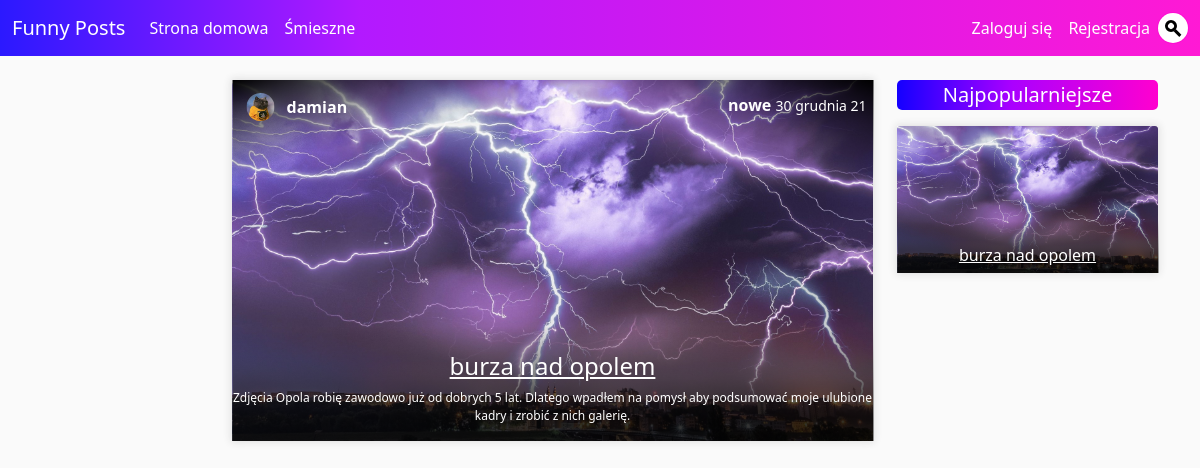
Page /category/2 on the committed database.
### posts/models.py (models this page shows, shortened)
class Post(models.Model):
    title       = models.CharField(max_length=100)
    content     = RichTextUploadingField(blank=True, null=True)
    zajawka     = models.TextField(max_length=200, blank=True, null=True, default=' ')
    date_posted = models.DateTimeField(default=timezone.now)
    author      = models.ForeignKey(User, on_delete=models.CASCADE)
    image       = ResizedImageField(size=[1920, 1080], crop=['middle', 'center'], quality=99, upload_to=upload_location)
    likes       = models.ManyToManyField(User, related_name='blog_post', blank=True)
    unlikes     = models.ManyToManyField(User, related_name='blog_post_u', blank=True)
    category    = models.ForeignKey(Category, on_delete=models.CASCADE, default='1')
    view_count  = models.IntegerField(default=0)
    STATUS_CHOICES = (('Oczekujace','oczekujące'), ('Zaakceptowane', 'zaakceptowane'))
    status      = models.CharField(max_length=25, choices=STATUS_CHOICES, default='Oczekujące')

class Category(models.Model):
    name        = models.CharField(max_length=100)

### users/models.py (models this page shows, shortened)
class Profile(models.Model):
    user    = models.OneToOneField(User, on_delete=models.CASCADE)
    image   = ResizedImageField(size=[125, 125], crop=['top', 'center'], quality=99, upload_to='profile_pics', default="default.jpg")

### posts/views.py (the view)
# urls.py: path('category/<str:categories>', CategoryListView.as_view(), name='category'),
class CategoryListView(ListView):
    model = Post
    template_name = 'posts/category.html'
    context_object_name = 'category_posts'
    paginate_by = 15
    def get_queryset(self, **kwargs):
        return Post.objects.filter(category=self.kwargs['categories'] ,status='Zaakceptowane').order_by('-date_posted')

### funnyp/context_processors.py (called while the page is built)
def popularposts(request):
    return{
        'popularposts': Post.objects.filter(status='Zaakceptowane').annotate(like_count=Count('likes')-Count('unlikes')).order_by('-like_count')[:10]
    }

def userframe(request, *args, **kwargs):
    try:
        user = get_object_or_404(User, username=request.user)
        userposts = Post.objects.filter(author=user, status='Zaakceptowane').aggregate(total_likes=Count('likes')-Count('unlikes'))['total_likes'] or 0
        return {
            'userlikes': userposts,
            'userimage': user.profile.image,
            'current_user': user
        }
    except:
        return {}

### posts/templates/posts/category.html (shortened to what this page needs)
{% extends "posts/base.html" %}
{% block content %}
    {% for post in category_posts %}
        <article class="media post-section">
            <div class="media-body">
                <div class="post-container">
                    <div class="post-header d-flex flex-row mb-1">
                        <div class="post-header-inside-left me-auto">
                            <img class="rounded-circle article-img" src="{{ post.author.profile.image.url }}">
                            <a class="flex-grow-1 text-white fw-bold" style="text-decoration:none" href="{% url 'user-posts' post.author.username %}">{{ post.author }}</a>
                        </div>
                        <div class="post-header-inside-right">
                            <a class="text-white fw-bold" style="text-decoration:none" text="white" href="{% url 'category' post.category.id %}">{{ post.category.name }}</a>
                            <small>{{ post.date_posted|date:"d E y" }}</small>
                        </div>
                    </div>
                    <img class="card-img-top" src="{{ post.image.url }}">
                    <div class="post-title">
                        <h4 class="text-center"><a class="article-title-homepage" href="{% url 'post-detail' post.id %}">{{ post.title }}</a></h4>
                        <p class="article-sneak">{{ post.zajawka }}</p>
                    </div>
                </div>
            </div>
        </article>
    {% endfor %}
{% endblock content %}

### posts/templates/posts/base.html (shortened to what this page needs)
{% load static %}
<!DOCTYPE html>
<html>
<head>
    <link href="https://cdn.jsdelivr.net/npm/bootstrap@5.0.0-beta2/dist/css/bootstrap.min.css" rel="stylesheet">
    <link rel="stylesheet" type="text/css" href="{% static 'posts/main.css' %}">
    <link rel="stylesheet" type="text/css" href="{% static 'posts/searchbar.css' %}">
</head>
<body>
    <header class="site-header">
      <nav class="navbar navbar-expand-lg navbar-dark bg-steel fixed-top">
        <div class="container-fluid">
          <a class="navbar-brand mr-4" href="{% url 'blog-home' %}">Funny Posts</a>
          <div class="collapse navbar-collapse" id="navbarToggle">
            <div class="navbar-nav me-auto">
              <div class="navbar-nav">
                <a class="nav-item nav-link" href="{% url 'blog-home' %}">Strona domowa</a>
                <a class="nav-item nav-link" href="{% url 'category' 1 %}">Śmieszne</a>
              </div>
            </div>
            <div class="navbar-nav">
              {% if user.is_authenticated %}
              <a class="nav-item nav-link" href="{% url 'post-create' %}">Nowy Post</a>
              <a class="nav-item nav-link" href="{% url 'profile' %}">Profil</a>
              <a class="nav-item nav-link" href="{% url 'logout' %}">Wyloguj się</a>
              {% else %}
              <a class="nav-item nav-link" href="{% url 'login' %}">Zaloguj się</a>
              <a class="nav-item nav-link" href="{% url 'register' %}">Rejestracja</a>
              {% endif %}
              <form method='GET' action='{% url "searchbar" %}' class="d-flex">
                <div class="search">
                  <div class="icon"></div>
                </div>
              </form>
            </div>
          </div>
        </div>
      </nav>
    </header>
    <main role="main" class="container">
      <div class="row">
        <div class="col-md-2"></div>
        <div class="col-md-7">
            {% block content %}{% endblock %}
        </div>
        <div class="col-md-3">
          <div class="najpopularniejsze">
            <p class="text-center">Najpopularniejsze</p>
          </div>
          {% for post in popularposts %}
            <article class="media post-section">
                <div class="media-body">
                  <div class="post-container">
                    <img class="card-img-top" src="{{ post.image.url }}">
                    <div class="post-title">
                        <h6 class="text-center"><a class="article-title-homepage" href="{% url 'post-detail' post.id %}">{{ post.title }}</a></h6>
                    </div>
                  </div>
                </div>
            </article>
          {% endfor %}
        </div>
      </div>
    </main>
</body>
</html>

### posts/static/posts/main.css (style rules this page uses)
body { background: #fafafa; color: #333333; margin-top: 5rem; }
h1, h2, h3, h4, h5, h6 { color: #444444; }
.bg-steel { background: rgb(255,0,207); background: linear-gradient(270deg, rgba(255, 0, 208, 0.9) 0%, rgba(170,0,255,0.9) 70%, rgba(20,0,255,0.9) 100%); }
.site-header .navbar-nav .nav-link { color: #ffffff; }
.site-header .navbar-nav .navbar-nav .nav-link { color: #ffffff; }
.post-container { position: relative; text-align: center; color: white; }
.post-title { background: -webkit-linear-gradient(rgba(128, 35, 35, 0.01), rgba(0, 0, 0, 0.8) 80%) ; position: absolute; padding-top: 25px; width: 100%; bottom: 0%; left: 50%; transform: translate(-50%, 0%); }
.post-header { position: absolute; padding-bottom: 25px; width: 100%; top: 0%; left: 50%; transform: translate(-50%, 0%); }
.post-header-inside-left { background: rgb(0,0,0); background: linear-gradient(160deg, rgba(0,0,0,1) 0%, rgba(255,255,255,0) 30%); height: 220px; width: 50%; padding-top: 2%; text-align: left; padding-left: 1%; color: white; }
.post-header-inside-right { background: rgb(0,0,0); background: linear-gradient(200deg, rgba(0,0,0,1) 0%, rgba(255,255,255,0) 30%); height: 220px; width: 50%; padding-top: 2%; padding-right: 1%; text-align: right; }
.post-section { text-align: center; background: #ffffff; border: None; margin-bottom: 20px; box-shadow: 0px 0px 8px 1px #dddddd; }
.article-title-homepage { color: #ffffff; }
.article-sneak { white-space: pre-line; font-size: 12px; }
.article-img { height: 28px; width: 28px; margin-right: 8px; margin-left: 8px; margin-bottom: 4px; }
.najpopularniejsze { background: rgb(255,0,207); background: linear-gradient(270deg, rgba(255,0,207,1) 0%, rgba(170,0,255,1) 56%, rgba(20,0,255,1) 100%); color: white; border-radius: 5px; font-size: 20px; }

### posts/static/posts/searchbar.css (style rules this page uses)
.search { position: relative; top: 5px; width: 30px; height: 30px; background: white; border-radius: 20px; transition: 0.5s; box-shadow: 0 0 0 1px rgba(255,0,207,0.5); overflow: hidden; }
.search .icon { position: absolute; top: 11px; left: 11px; width: 7px; height: 7px; background: white; border-radius: 20px; display: flex; justify-content: center; align-items: center; z-index: 1000; cursor: pointer; }
.search .icon::before { content: ''; position: absolute; width: 12px; height: 12px; border: 3px solid black; border-radius: 50%; transform: translate(-2px, -2px) rotate(315deg); }
.search .icon::after { content: ''; position: absolute; width: 3px; height: 8px; background:black; transform: translate(5px, 5px) rotate(315deg); }

### rows in the picture
Post: author.profile.image (placeholder picture), author "damian", category.name "nowe", date_posted "30 grudnia 21", image (picture), title "burza nad opolem", zajawka "Zdjęcia Opola robię zawodowo już od dobrych 5 lat. Dlatego wpadłem na pomysł aby podsumować moje ulubione kadry i zrobić z nich galerię."
